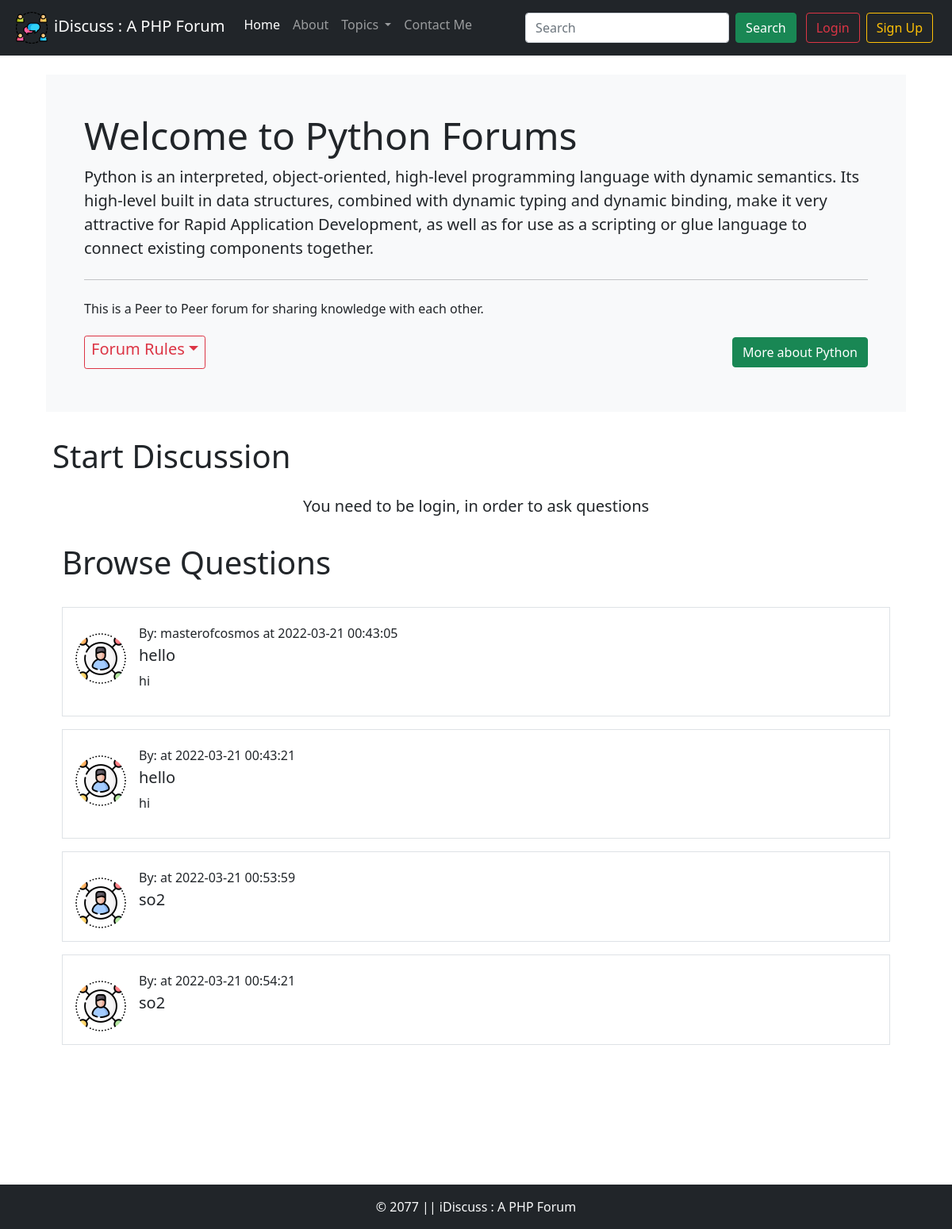
The app's page /threadlist.php?catid=1 with its own data.
### tables this page shows
CREATE TABLE `categories` (
  `category_id` int(11) NOT NULL,
  `category_name` varchar(255) NOT NULL,
  `category_description` text NOT NULL,
  `category_url` varchar(100) NOT NULL,
  `date_created` datetime NOT NULL DEFAULT current_timestamp()
);

CREATE TABLE `threads` (
  `thread_id` int(15) NOT NULL,
  `thread_title` text NOT NULL,
  `thread_desc` text NOT NULL,
  `thread_cat_id` int(15) NOT NULL,
  `thread_user_id` int(15) NOT NULL,
  `timestamp` datetime NOT NULL DEFAULT current_timestamp()
);

CREATE TABLE `users` (
  `sno` int(8) NOT NULL,
  `userName` varchar(25) NOT NULL,
  `userEmail` varchar(100) NOT NULL,
  `userPass` varchar(255) NOT NULL,
  `timestamp` datetime NOT NULL DEFAULT current_timestamp()
);

### threadlist.php (the view, shortened to what this page needs)
<!doctype html>
<html lang="en">
<head>
    <?php require 'partials/_head.php'; ?>
    <?php require 'partials/_dbconnect.php'; ?>
    <?php
    $id = $_GET['catid'];
    $sql = "SELECT * FROM `categories` WHERE `category_id` = $id;";
    $result = mysqli_query($conn, $sql);
    while ($row = mysqli_fetch_assoc($result)) {
        $catname = $row['category_name'];
    }
    ?>
</head>
<body>
    <?php require 'partials/_header.php'; ?>
    <?php require 'partials/_dbconnect.php'; ?>
    <?php
    $id = $_GET['catid'];
    $sql = "SELECT * FROM `categories` WHERE `category_id` = $id;";
    $result = mysqli_query($conn, $sql);
    while ($row = mysqli_fetch_assoc($result)) {
        $catname = $row['category_name'];
        $catdesc = $row['category_description'];
        $caturl = $row['category_url'];
    }
    ?>
    <div class="container my-4">
        <div class="jumbotron bg-light p-5 rounded-lg m-3">
            <h1 class="display-5">Welcome to <?php echo $catname; ?> Forums</h1>
            <p class="lead"><?php echo $catdesc; ?> </p>
            <hr class="my-4">
            <p>This is a Peer to Peer forum for sharing knowledge with each other.</p>
            <div class="d-flex align-items-center justify-content-between">
                <div class="btn btn-outline-danger btn-sm dropdown">
                    <h5 class="dropdown-toggle " data-bs-toggle="dropdown" aria-expanded="false">Forum Rules</h5>
                </div>
                <div class="my-2">
                    <a class=" btn btn-success" href="<?php echo $caturl; ?>" target="_blank" role="button">More about
                        <?php echo $catname; ?></a>
                </div>
            </div>
        </div>
        <div class="container">
            <div class="container">
                <h1 class="py-3">Start Discussion</h1>
                <?php
                if (isset($_SESSION['loggedin']) && $_SESSION['loggedin'] == TRUE) {
                    echo '
                <form action="' . $_SERVER["REQUEST_URI"] . '" method="POST">
                    <div class="mb-3">
                        <label for="thread_title" class="form-label">Ask your question</label>
                        <input type="text" class="form-control" id="thread_title" name="thread_title" aria-describedby="emailHelp">
                        <div id="emailHelp" class="form-text">Keep your question short and accurate</div>
                    </div>
                     <input type="hidden" name="sno" value="' . $_SESSION["sno"] . '">
                    <div class="mb-3">
                        <label for="thread_desc">Describe the question</label>
                        <textarea name="thread_desc" id="thread_desc" rows="10" class="form-control"></textarea>
                    </div>
                    <button type="submit" class="btn btn-success">Submit</button>
                </form>
            </div>
        ';
                } else {
                    echo '
            <div class=" container text-center">
            <p class ="lead">You need to be login, in order to ask questions </p>
            </div>
            ';
                }
                ?>
                <div class="container vh-100">
                    <h1 class="py-3">Browse Questions</h1>
                    <?php
                    $id = $_GET['catid'];
                    $sql = "SELECT * FROM `threads` WHERE `thread_cat_id` = $id;";
                    $result = mysqli_query($conn, $sql);
                    while ($row = mysqli_fetch_assoc($result)) {
                        $id = $row['thread_id'];
                        $thread_ques = $row['thread_title'];
                        $thread_desc = $row['thread_desc'];
                        $time = $row['timestamp'];
                        $thread_user_id = $row['thread_user_id'];
                        $sql2 = "SELECT userName from `users` WHERE sno = '$thread_user_id';";
                        $result2 = mysqli_query($conn, $sql2);
                        $row2 = mysqli_fetch_assoc($result2);
                        echo '
                    <div class="d-flex border p-3 my-3">
                        <img src="/iDiscuss/images/default-user.png" class="flex-shrink-0 me-3 mt-3 rounded-circle" width="64px" height="64px" alt="">
                        <div>
                        <p class = "my-1 ">By: ' . $row2['userName'] . ' at ' . $time . '</p >
                            <h5 class="mt-0"><a class = "text-dark text-decoration-none" href="/iDiscuss/thread.php?threadid=' . $id . '">' . $thread_ques . '</a></h5>
                            <p>' . $thread_desc . '</p>
                        </div>
                     </div>
                ';
                    }
                    ?>
                </div>
            </div>
        </div>
    </div>
    <?php require 'partials/_footer.php'; ?>
</body>
</html>

### records on screen
categories: category_name "Python", category_description "Python is an interpreted, object-oriented, high-level programming language with dynamic semantics. Its high-level built in data structures, combined with dynamic typing and dynamic binding, make it very attractive for Rapid Application Development, as well as for use as a scripting or glue language to connect existing components together."
threads: users.userName "masterofcosmos", timestamp "2022-03-21 00:43:05", thread_title "hello", thread_desc "hi"
threads: timestamp "2022-03-21 00:43:21", thread_title "hello", thread_desc "hi"
threads: timestamp "2022-03-21 00:53:59", thread_title "so2"
threads: timestamp "2022-03-21 00:54:21", thread_title "so2"
